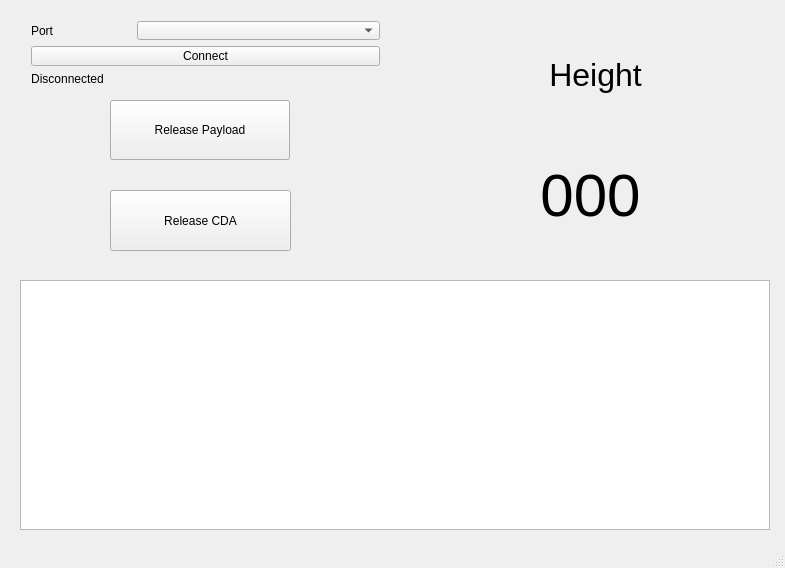
<?xml version="1.0" encoding="UTF-8"?>
<ui version="4.0">
 <class>MainWindow</class>
 <widget class="QMainWindow" name="MainWindow">
  <property name="windowModality">
   <enum>Qt::WindowModal</enum>
  </property>
  <property name="geometry">
   <rect>
    <x>0</x>
    <y>0</y>
    <width>785</width>
    <height>568</height>
   </rect>
  </property>
  <property name="sizePolicy">
   <sizepolicy hsizetype="Fixed" vsizetype="Fixed">
    <horstretch>0</horstretch>
    <verstretch>0</verstretch>
   </sizepolicy>
  </property>
  <property name="windowTitle">
   <string>Lycans</string>
  </property>
  <widget class="QWidget" name="centralWidget">
   <property name="sizePolicy">
    <sizepolicy hsizetype="MinimumExpanding" vsizetype="MinimumExpanding">
     <horstretch>0</horstretch>
     <verstretch>0</verstretch>
    </sizepolicy>
   </property>
   <widget class="QWidget" name="layoutWidget">
    <property name="geometry">
     <rect>
      <x>20</x>
      <y>10</y>
      <width>371</width>
      <height>87</height>
     </rect>
    </property>
    <layout class="QFormLayout" name="layout">
     <item row="0" column="0">
      <widget class="QLabel" name="label">
       <property name="sizePolicy">
        <sizepolicy hsizetype="Minimum" vsizetype="Preferred">
         <horstretch>0</horstretch>
         <verstretch>0</verstretch>
        </sizepolicy>
       </property>
       <property name="minimumSize">
        <size>
         <width>100</width>
         <height>0</height>
        </size>
       </property>
       <property name="text">
        <string>Port</string>
       </property>
      </widget>
     </item>
     <item row="0" column="1">
      <widget class="QComboBox" name="comboPortList"/>
     </item>
     <item row="2" column="0" colspan="2">
      <widget class="QPushButton" name="pushButton_Connect">
       <property name="text">
        <string>Connect</string>
       </property>
      </widget>
     </item>
     <item row="3" column="0">
      <widget class="QLabel" name="label_conStatus">
       <property name="enabled">
        <bool>true</bool>
       </property>
       <property name="text">
        <string>Disconnected</string>
       </property>
       <property name="alignment">
        <set>Qt::AlignCenter</set>
       </property>
      </widget>
     </item>
    </layout>
   </widget>
   <widget class="QChartView" name="ChartView">
    <property name="geometry">
     <rect>
      <x>20</x>
      <y>280</y>
      <width>750</width>
      <height>250</height>
     </rect>
    </property>
   </widget>
   <widget class="QLabel" name="staticLabelHeight">
    <property name="geometry">
     <rect>
      <x>490</x>
      <y>10</y>
      <width>211</width>
      <height>131</height>
     </rect>
    </property>
    <property name="font">
     <font>
      <pointsize>24</pointsize>
      <weight>50</weight>
      <bold>false</bold>
     </font>
    </property>
    <property name="text">
     <string>Height</string>
    </property>
    <property name="textFormat">
     <enum>Qt::RichText</enum>
    </property>
    <property name="alignment">
     <set>Qt::AlignCenter</set>
    </property>
   </widget>
   <widget class="QLabel" name="labelHeight">
    <property name="geometry">
     <rect>
      <x>520</x>
      <y>130</y>
      <width>141</width>
      <height>131</height>
     </rect>
    </property>
    <property name="font">
     <font>
      <pointsize>45</pointsize>
      <weight>50</weight>
      <bold>false</bold>
     </font>
    </property>
    <property name="text">
     <string>000</string>
    </property>
    <property name="textFormat">
     <enum>Qt::RichText</enum>
    </property>
    <property name="alignment">
     <set>Qt::AlignCenter</set>
    </property>
   </widget>
   <widget class="QPushButton" name="pushButton_Payload">
    <property name="geometry">
     <rect>
      <x>110</x>
      <y>100</y>
      <width>180</width>
      <height>60</height>
     </rect>
    </property>
    <property name="text">
     <string>Release Payload</string>
    </property>
   </widget>
   <widget class="QPushButton" name="pushButton_CDA">
    <property name="geometry">
     <rect>
      <x>110</x>
      <y>190</y>
      <width>181</width>
      <height>61</height>
     </rect>
    </property>
    <property name="text">
     <string>Release CDA</string>
    </property>
   </widget>
  </widget>
  <widget class="QStatusBar" name="statusBar"/>
 </widget>
 <layoutdefault spacing="6" margin="11"/>
 <customwidgets>
  <customwidget>
   <class>QChartView</class>
   <extends>QGraphicsView</extends>
   <header>QtCharts</header>
  </customwidget>
 </customwidgets>
 <resources/>
 <connections/>
</ui>
